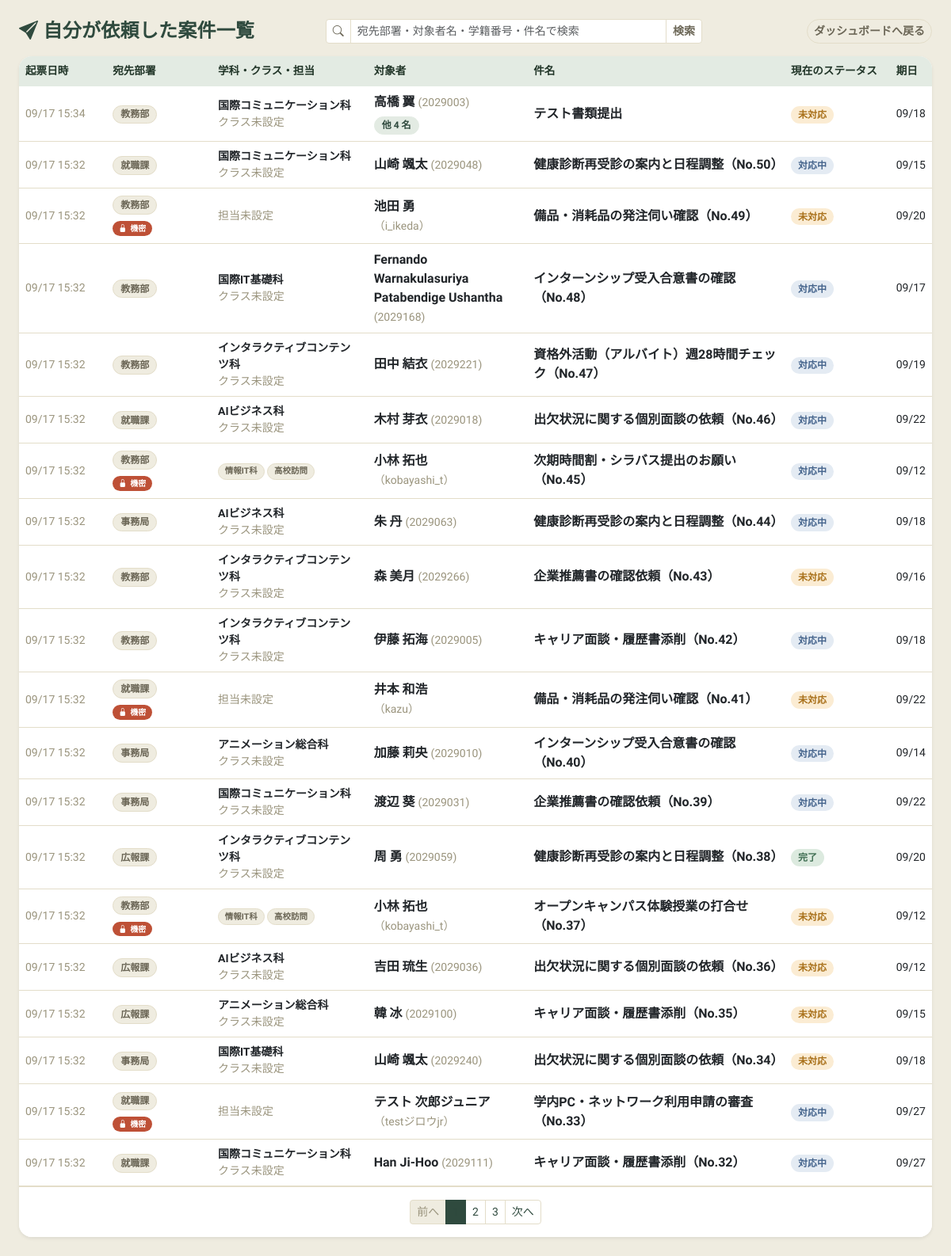
The page /tasks/sent/ (signed in) on the database its author committed.
### core/models.py (models this page shows, shortened)
class Task(models.Model):
    PRIORITY_CHOICES = [
        ('high', '高'),
        ('mid', '中'),
        ('low', '低'),
    ]
    STATUS_CHOICES = [
        ('open', '未対応'),
        ('in_progress', '対応中'),
        ('closed', '完了'),
    ]
    PRIVACY_CHOICES = [
        ('general', '一般（学内共有可）'),
        ('sensitive', '機密（関係部署のみ）'),
    ]
    TARGET_TYPE_CHOICES = [
        ('student', '学生'),
        ('staff', '教職員'),
    ]
    target_type = models.CharField("対象種別", max_length=10, choices=TARGET_TYPE_CHOICES, default='student', db_index=True)
    students = models.ManyToManyField(
        Student,
        related_name='tasks',
        verbose_name="対象学生",
        blank=True
    )
    target_user = models.ForeignKey(
        User,
        on_delete=models.SET_NULL,
        related_name='targeted_tasks',
        verbose_name="対象教職員",
        null=True,
        blank=True
    )
    title = models.CharField("依頼件名", max_length=200)
    description = models.TextField("依頼内容")
    target_group = models.ForeignKey(
        Group,
        on_delete=models.CASCADE,
        verbose_name="担当部署",
        related_name='group_tasks'
    )
    assigned_user = models.ForeignKey(
        User,
        on_delete=models.SET_NULL,
        null=True,
        blank=True,
        verbose_name="個別担当者",
        related_name='assigned_tasks'
    )
    created_by = models.ForeignKey(
        User,
        on_delete=models.CASCADE,
        related_name='created_tasks',
        verbose_name="起票者"
    )
    priority = models.CharField("優先度", max_length=10, choices=PRIORITY_CHOICES, default='mid', db_index=True)
    status = models.CharField("ステータス", max_length=20, choices=STATUS_CHOICES, default='open', db_index=True)
    privacy = models.CharField("プライバシー区分", max_length=20, choices=PRIVACY_CHOICES, default='general')
    due_date = models.DateField("対応期日", db_index=True)
    completion_note = models.TextField("対応メモ（クローズ時）", blank=True, null=True)
    created_at = models.DateTimeField("起票日時", auto_now_add=True)
    updated_at = models.DateTimeField("更新日時", auto_now=True)
    class Meta:
        verbose_name = "タスク"
        verbose_name_plural = "タスク一覧"
        ordering = ['due_date', '-priority']

class Student(models.Model):
    student_id = models.CharField("学籍番号", max_length=20, unique=True)
    name = models.CharField("学生氏名", max_length=100)
    furigana = models.CharField("フリガナ", max_length=100, blank=True, null=True)
    nickname = models.CharField("ニックネーム", max_length=50, blank=True, null=True)
    nationality = models.CharField("国籍", max_length=50, choices=NATIONALITY_CHOICES, blank=True, null=True)
    department = models.ForeignKey('Department', on_delete=models.SET_NULL, null=True, blank=True, verbose_name="学科", related_name="students")
    course = models.ForeignKey('Course', on_delete=models.SET_NULL, null=True, blank=True, verbose_name="コース", related_name="students")
    school_class = models.ForeignKey('SchoolClass', on_delete=models.SET_NULL, null=True, blank=True, verbose_name="クラス", related_name="students")
    is_active = models.BooleanField("ステータス（表示）", default=True, db_index=True, help_text="チェックを外すとアプリの選択画面で非表示になります")
    created_at = models.DateTimeField("登録日時", auto_now_add=True)
    updated_at = models.DateTimeField("更新日時", auto_now=True)
    class Meta:
        verbose_name = "学生"
        verbose_name_plural = "学生一覧"
        ordering = ['department__order', 'course__name', 'school_class__name', 'student_id']

class Department(models.Model):
    name = models.CharField("学科名", max_length=100, unique=True)
    order = models.PositiveIntegerField("表示順", default=0, help_text="数字が小さい順に並びます")
    class Meta:
        verbose_name = "学科"
        verbose_name_plural = "学科一覧"
        ordering = ['order', 'name']
    def __str__(self):
        return self.name

class StaffDuty(models.Model):
    department_group = models.ForeignKey(Group, on_delete=models.CASCADE, related_name='duties', verbose_name="所属部・課")
    name = models.CharField("担当業務名", max_length=100)
    class Meta:
        verbose_name = "担当業務"
        verbose_name_plural = "担当業務"
        unique_together = ('department_group', 'name')

### core/views.py (the view, shortened to what this page needs)
# urls.py: path('tasks/sent/', views.my_created_tasks, name='my_created_tasks'),
@login_required
def my_created_tasks(request):
    user = request.user
    search_query = request.GET.get('q', '').strip()
    tasks_qs = Task.objects.filter(created_by=user).select_related(
        'target_group', 'assigned_user', 'target_user', 'created_by'
    ).prefetch_related('students')
    tasks_qs = tasks_qs.order_by('-created_at')
    paginator = Paginator(tasks_qs, 20)
    page_number = request.GET.get('page')
    tasks = paginator.get_page(page_number)
    return render(request, 'core/my_created_tasks.html', {
        'tasks': tasks,
        'search_query': search_query,
    })

### core/templates/core/my_created_tasks.html (shortened to what this page needs)
<!DOCTYPE html>
{% load static %}
<html lang="ja">
<head>
    <link href="https://cdn.jsdelivr.net/npm/bootstrap@5.3.0/dist/css/bootstrap.min.css" rel="stylesheet">
    <link rel="stylesheet" href="{% static 'core/css/dashboard.css' %}">
    <link rel="stylesheet" href="https://cdn.jsdelivr.net/npm/bootstrap-icons@1.11.3/font/bootstrap-icons.min.css">
</head>
<body class="bg-light">
<div class="container-fluid px-4 py-4">
    <div class="row align-items-center mb-3 g-2">
        <div class="col-md-4">
            <h4 class="fw-bold mb-0 text-secondary">
                <i class="bi bi-send-fill text-primary"></i> 自分が依頼した案件一覧
            </h4>
        </div>
        <div class="col-md-5">
            <form method="get" action="{% url 'my_created_tasks' %}" class="d-flex gap-2">
                <div class="input-group input-group-sm">
                    <span class="input-group-text bg-white"><i class="bi bi-search"></i></span>
                    <input type="text" name="q" value="{{ search_query }}" class="form-control" placeholder="宛先部署・対象者名・学籍番号・件名で検索">
                    <button type="submit" class="btn btn-secondary">検索</button>
                </div>
            </form>
        </div>
        <div class="col-md-3 text-end">
            <a href="{% url 'dashboard' %}" class="btn btn-outline-secondary btn-sm">ダッシュボードへ戻る</a>
        </div>
    </div>
    <div class="card shadow-sm border-0">
        <div class="table-responsive">
            <table class="table table-hover align-middle mb-0">
                <thead class="table-light">
                    <tr>
                        <th style="width: 10%;">起票日時</th>
                        <th style="width: 12%;">宛先部署</th>
                        <th style="width: 18%;">学科・クラス・担当</th>
                        <th style="width: 18%;">対象者</th>
                        <th style="width: 30%;">件名</th>
                        <th style="width: 12%;">現在のステータス</th>
                        <th style="width: 10%;">期日</th>
                    </tr>
                </thead>
                <tbody>
                    {% for task in tasks %}
                    <tr class="clickable-row" onclick="location.href='{% url 'task_detail' task.pk %}'">
                        <td class="small text-muted">{{ task.created_at|date:"m/d H:i" }}</td>
                        <td>
                            <span class="badge bg-secondary">{{ task.target_group.name }}</span>
                            {% if task.privacy == 'sensitive' %}
                                <div class="mt-1">
                                    <span class="badge bg-danger"
                                          data-bs-toggle="tooltip"
                                          data-bs-placement="top"
                                          data-bs-title="起票者・宛先部署（担当者）・管理者のみ閲覧可能な案件です"
                                          style="font-size: 10px; cursor: help;"
                                          onclick="event.stopPropagation()">
                                        <i class="bi bi-lock-fill"></i> 機密
                                    </span>
                                </div>
                            {% endif %}
                        </td>
                        <td>
                            {% if task.target_type == 'student' %}
                                {% with first_student=task.students.all|first %}
                                    {% if first_student %}
                                        <div class="fw-bold small">{{ first_student.department|default:"学科未設定" }}</div>
                                        <div class="text-muted small">{{ first_student.class_name|default:"クラス未設定" }}</div>
                                    {% else %}
                                        <span class="text-muted small">指定なし</span>
                                    {% endif %}
                                {% endwith %}
                            {% elif task.target_user and task.target_user.staff_profile %}
                                <div class="small">
                                    {% for duty in task.target_user.staff_profile.duties.all %}
                                        <span class="badge bg-light text-dark border">{{ duty.name }}</span>
                                    {% empty %}
                                        <span class="text-muted">担当未設定</span>
                                    {% endfor %}
                                </div>
                            {% else %}
                                <span class="text-muted small">-</span>
                            {% endif %}
                        </td>
                        <td>
                            {% if task.target_type == 'student' %}
                                {% with student_count=task.students.count first_student=task.students.all|first %}
                                    {% if first_student %}
                                        <div>
                                            <strong>{{ first_student.name }}</strong>
                                            <span class="text-muted small">({{ first_student.student_id }})</span>
                                        </div>
                                        {% if student_count > 1 %}
                                            <div class="mt-1">
                                                <span class="badge bg-primary-subtle text-primary border"
                                                      data-bs-toggle="tooltip"
                                                      data-bs-placement="top"
                                                      title="{% for s in task.students.all %}{{ s.name }} ({{ s.student_id }}){% if not forloop.last %} / {% endif %}{% endfor %}"
                                                      style="cursor: help;"
                                                      onclick="event.stopPropagation()">
                                                    他 {{ student_count|add:"-1" }} 名
                                                </span>
                                            </div>
                                        {% endif %}
                                    {% else %}
                                        <span class="text-muted small">学生指定なし</span>
                                    {% endif %}
                                {% endwith %}
                            {% elif task.target_type == 'staff' and task.target_user %}
                                <strong>{{ task.target_user.last_name }} {{ task.target_user.first_name }}</strong>
                                <br><small class="text-muted">（{{ task.target_user.username }}）</small>
                            {% else %}
                                <span class="badge bg-info text-dark">（部署宛て）</span>
                            {% endif %}
                        </td>
                        <td class="fw-bold text-dark">
                            {{ task.title }}
                        </td>
                        <td>
                            <span class="badge {% if task.status == 'closed' %}bg-success{% elif task.status == 'in_progress' %}bg-info text-dark{% else %}bg-warning text-dark{% endif %}">
                                {{ task.get_status_display }}
                            </span>
                        </td>
                        <td class="small">{{ task.due_date|date:"m/d" }}</td>
                    </tr>
                    {% empty %}
                    <tr>
                        <td colspan="7" class="text-center py-4 text-muted">該当する依頼案件はありません。</td>
                    </tr>
                    {% endfor %}
                </tbody>
            </table>
        </div>
        {% if tasks.has_other_pages %}
        <div class="card-footer bg-white d-flex justify-content-center py-3">
            <nav>
                <ul class="pagination pagination-sm mb-0">
                    {% if tasks.has_previous %}
                        <li class="page-item">
                            <a class="page-link" href="?page={{ tasks.previous_page_number }}{% if search_query %}&q={{ search_query }}{% endif %}">前へ</a>
                        </li>
                    {% else %}
                        <li class="page-item disabled"><span class="page-link">前へ</span></li>
                    {% endif %}
                    {% for num in tasks.paginator.page_range %}
                        {% if tasks.number == num %}
                            <li class="page-item active"><span class="page-link">{{ num }}</span></li>
                        {% elif num > tasks.number|add:'-3' and num < tasks.number|add:'3' %}
                            <li class="page-item">
                                <a class="page-link" href="?page={{ num }}{% if search_query %}&q={{ search_query }}{% endif %}">{{ num }}</a>
                            </li>
                        {% endif %}
                    {% endfor %}
                    {% if tasks.has_next %}
                        <li class="page-item">
                            <a class="page-link" href="?page={{ tasks.next_page_number }}{% if search_query %}&q={{ search_query }}{% endif %}">次へ</a>
                        </li>
                    {% else %}
                        <li class="page-item disabled"><span class="page-link">次へ</span></li>
                    {% endif %}
                </ul>
            </nav>
        </div>
        {% endif %}
    </div>
</div>
</body>
</html>

### rows shown on the page
Task: created_at "09/17 15:34", target_group.name "教務部", students.department "国際コミュニケーション科", students.class_name "クラス未設定", students.name "高橋 翼", students.student_id "2029003", students.count|add "4", title "テスト書類提出", status "未対応", due_date "09/18"
Task: created_at "09/17 15:32", target_group.name "就職課", students.department "国際コミュニケーション科", students.class_name "クラス未設定", students.name "山崎 颯太", students.student_id "2029048", title "健康診断再受診の案内と日程調整（No.50）", status "対応中", due_date "09/15"
Task: created_at "09/17 15:32", target_group.name "教務部", privacy "sensitive" (drawn), target_type "担当未設定", target_user.last_name "池田 勇", target_user.username "i_ikeda", title "備品・消耗品の発注伺い確認（No.49）", status "未対応", due_date "09/20"
Task: created_at "09/17 15:32", target_group.name "教務部", students.department "国際IT基礎科", students.class_name "クラス未設定", students.name "Fernando Warnakulasuriya Patabendige Ushantha", students.student_id "2029168", title "インターンシップ受入合意書の確認（No.48）", status "対応中", due_date "09/17"
Task: created_at "09/17 15:32", target_group.name "教務部", students.department "インタラクティブコンテンツ科", students.class_name "クラス未設定", students.name "田中 結衣", students.student_id "2029221", title "資格外活動（アルバイト）週28時間チェック（No.47）", status "対応中", due_date "09/19"
Task: created_at "09/17 15:32", target_group.name "就職課", students.department "AIビジネス科", students.class_name "クラス未設定", students.name "木村 芽衣", students.student_id "2029018", title "出欠状況に関する個別面談の依頼（No.46）", status "対応中", due_date "09/22"
Task: created_at "09/17 15:32", target_group.name "教務部", privacy "sensitive" (drawn), target_user.last_name "小林 拓也", target_user.username "kobayashi_t", title "次期時間割・シラバス提出のお願い（No.45）", status "対応中", due_date "09/12"
StaffDuty: name "情報IT科"
StaffDuty: name "高校訪問"
Task: created_at "09/17 15:32", target_group.name "事務局", students.department "AIビジネス科", students.class_name "クラス未設定", students.name "朱 丹", students.student_id "2029063", title "健康診断再受診の案内と日程調整（No.44）", status "対応中", due_date "09/18"
Task: created_at "09/17 15:32", target_group.name "教務部", students.department "インタラクティブコンテンツ科", students.class_name "クラス未設定", students.name "森 美月", students.student_id "2029266", title "企業推薦書の確認依頼（No.43）", status "未対応", due_date "09/16"
Task: created_at "09/17 15:32", target_group.name "教務部", students.department "インタラクティブコンテンツ科", students.class_name "クラス未設定", students.name "伊藤 拓海", students.student_id "2029005", title "キャリア面談・履歴書添削（No.42）", status "対応中", due_date "09/18"
Task: created_at "09/17 15:32", target_group.name "就職課", privacy "sensitive" (drawn), target_type "担当未設定", target_user.last_name "井本 和浩", target_user.username "kazu", title "備品・消耗品の発注伺い確認（No.41）", status "未対応", due_date "09/22"
Task: created_at "09/17 15:32", target_group.name "事務局", students.department "アニメーション総合科", students.class_name "クラス未設定", students.name "加藤 莉央", students.student_id "2029010", title "インターンシップ受入合意書の確認（No.40）", status "対応中", due_date "09/14"
Task: created_at "09/17 15:32", target_group.name "事務局", students.department "国際コミュニケーション科", students.class_name "クラス未設定", students.name "渡辺 葵", students.student_id "2029031", title "企業推薦書の確認依頼（No.39）", status "対応中", due_date "09/22"
Task: created_at "09/17 15:32", target_group.name "広報課", students.department "インタラクティブコンテンツ科", students.class_name "クラス未設定", students.name "周 勇", students.student_id "2029059", title "健康診断再受診の案内と日程調整（No.38）", status "完了", due_date "09/20"
Task: created_at "09/17 15:32", target_group.name "教務部", privacy "sensitive" (drawn), target_user.last_name "小林 拓也", target_user.username "kobayashi_t", title "オープンキャンパス体験授業の打合せ（No.37）", status "未対応", due_date "09/12"
Task: created_at "09/17 15:32", target_group.name "広報課", students.department "AIビジネス科", students.class_name "クラス未設定", students.name "吉田 琉生", students.student_id "2029036", title "出欠状況に関する個別面談の依頼（No.36）", status "未対応", due_date "09/12"
Task: created_at "09/17 15:32", target_group.name "広報課", students.department "アニメーション総合科", students.class_name "クラス未設定", students.name "韓 冰", students.student_id "2029100", title "キャリア面談・履歴書添削（No.35）", status "未対応", due_date "09/15"
Task: created_at "09/17 15:32", target_group.name "事務局", students.department "国際IT基礎科", students.class_name "クラス未設定", students.name "山崎 颯太", students.student_id "2029240", title "出欠状況に関する個別面談の依頼（No.34）", status "未対応", due_date "09/18"
Task: created_at "09/17 15:32", target_group.name "就職課", privacy "sensitive" (drawn), target_type "担当未設定", target_user.last_name "テスト 次郎ジュニア", target_user.username "testジロウjr", title "学内PC・ネットワーク利用申請の審査（No.33）", status "対応中", due_date "09/27"
Task: created_at "09/17 15:32", target_group.name "就職課", students.department "国際コミュニケーション科", students.class_name "クラス未設定", students.name "Han Ji-Hoo", students.student_id "2029111", title "キャリア面談・履歴書添削（No.32）", status "対応中", due_date "09/27"

### other values the page prints
{{ num }} "2" "3"
